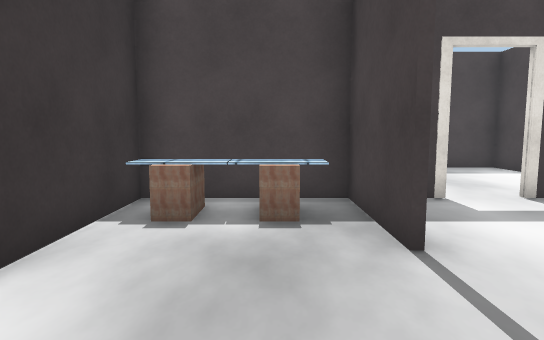
view 1 (above)

13 first-person views from a walk through a 3-D level made in the Unity game engine. The camera is 1.2 m above the floor, tilts 6° down and sees 75° across. Doors are open. The floor is counted in squares, 1 m on a side. Each view is taken from the middle of a square. On the plan, view 1 faces up. The plan holds only what a view shows up to about 14 squares ahead; the rest is blank. The player is left out. Some surface patterns are stand-ins.

view 2
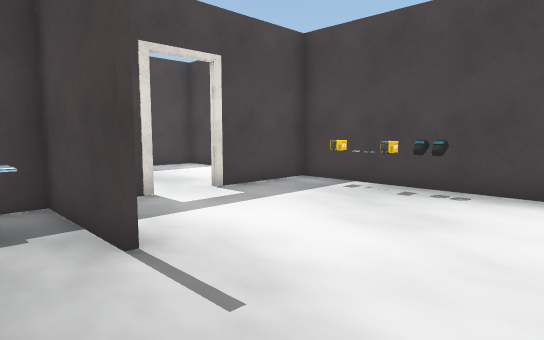

view 3
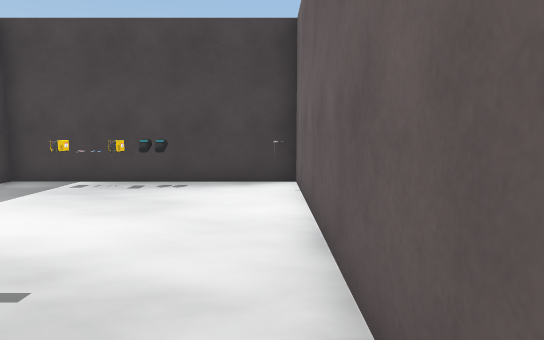

view 4
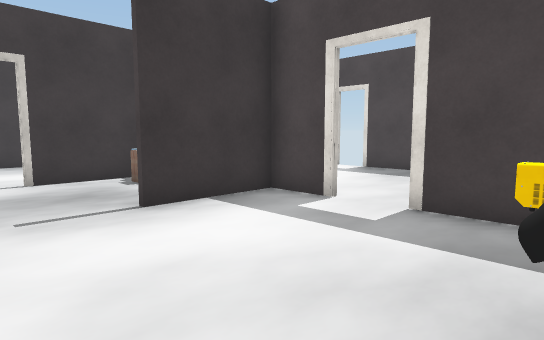

view 5
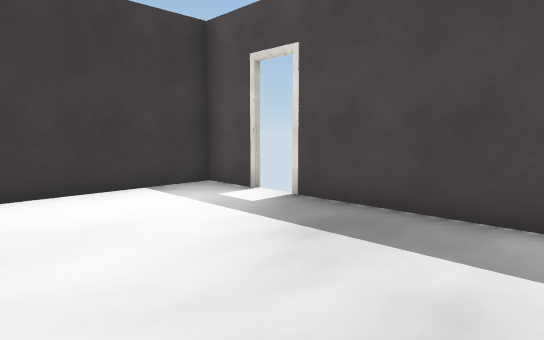

view 6
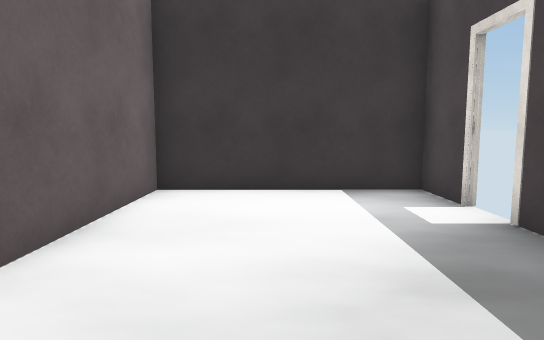

view 7
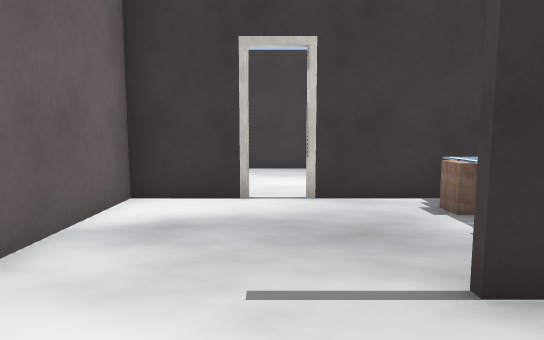

view 8
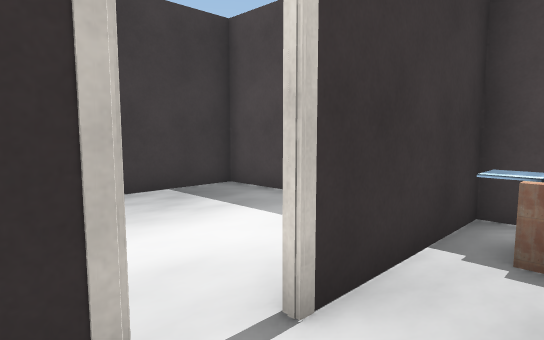

view 9
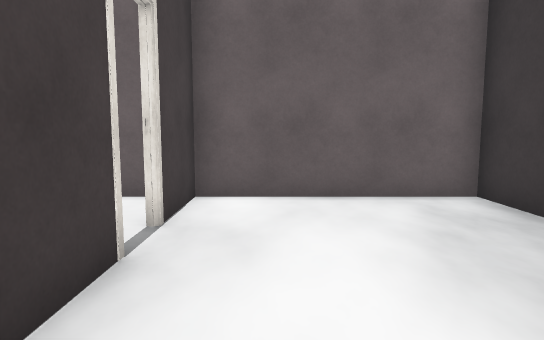

view 10
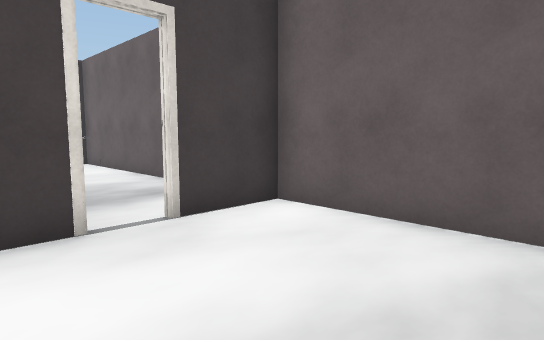

view 11
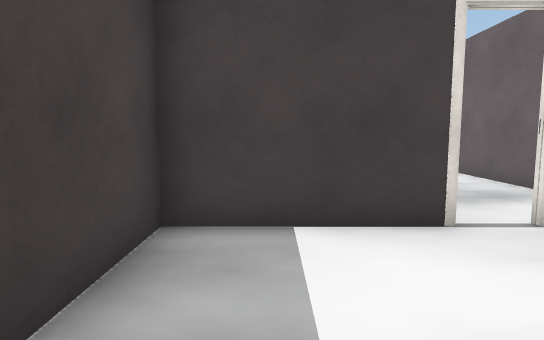

view 12
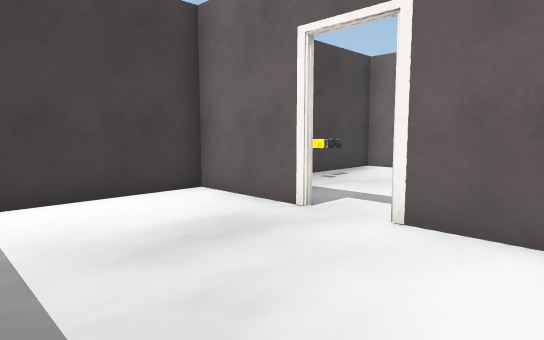

view 13
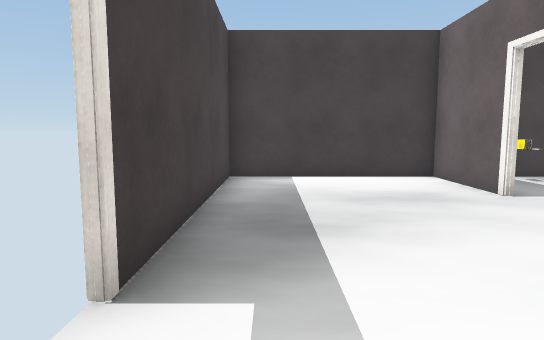

### Floor plan
Ten units are one square. View 1 is at (0, 0); x grows to the right and y downward. Boxes are objects, and circles mark ways between rooms. Rooms are numbered by the first view taken in them; rooms with no view inside come last. Other rooms are left out.
<svg viewBox="-84 -127 166 138">
<path fill="none" stroke="#000" d="M14 -35 14 -65M32 -64 -20 -64M16 -65 16 -35M-24 -16 -24 6M-19 6 76 6 76 -60M77 -64 46 -64M-24 -60 -24 -26M9 -49 4 -49M45 -66 77 -66M-6 -122 -24 -122 -24 -60M-26 -66 32 -66M76 -60 76 -122 4 -122M-26 -26 -26 -66M-26 6 -26 -16M-20 -64 -79 -64 -79 6 -19 6"/>
<rect x="-15" y="-55" width="10" height="10" fill="#bbb"><title>other object</title></rect>
<rect x="-5" y="-55" width="10" height="10" fill="#bbb"><title>other object</title></rect>
<rect x="55" y="-5" width="10" height="10" fill="#bbb"><title>other object</title></rect>
<rect x="65" y="-55" width="10" height="40" fill="#bbb"><title>other object</title></rect>
<circle cx="40" cy="-60" r="3" fill="#2a7"/>
<circle cx="50" cy="-60" r="3" fill="#2a7"/>
<circle cx="-25" cy="-20" r="3" fill="#2a7"/>
<text x="30" y="-20">1</text>
<text x="20" y="-90">2</text>
<text x="-50" y="-30">3</text>
</svg>
Room 1 opens to room 2. Room 1 opens to room 3.

Where each view was taken, in squares from view 1:
view 1: 0 up, 0 right, facing up
view 2: 0 up, 0 right, facing up-right
view 3: 0 up, 1 left, facing right
view 4: 1 up, 7 right, facing up-left
view 5: 7 up, 5 right, facing up-left
view 6: 9 up, 5 right, facing left
view 7: 2 up, 4 right, facing left
view 8: 1 up, 1 left, facing up-left
view 9: 6 up, 4 left, facing down
view 10: 4 up, 7 left, facing down-right
view 11: 5 up, 7 left, facing right
view 12: 11 up, 1 right, facing down-right
view 13: 11 up, 2 left, facing right
